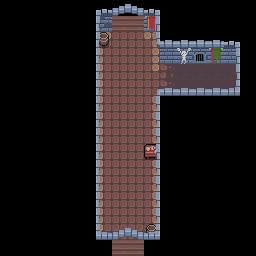

Rendered tile map (Tiled .tmx) drawn with the repository's tilesets; below, a short description and the full map source, tile grids included:
An orthogonal 16x16 tile map with 16x16 px tiles, 3 tile layers (Background, Midground, Foreground), 3 tilesets and 10 objects (6x Goblin, 3x Torch, Chest).

<map version="1.2" tiledversion="1.3.4" orientation="orthogonal" renderorder="right-down" width="16" height="16" tilewidth="16" tileheight="16" infinite="0" nextlayerid="6" nextobjectid="11">
 <editorsettings>
  <export target="../assets/maps/hallway/map.json" format="json" />
 </editorsettings>
 <tileset firstgid="1" name="tilemap" tilewidth="16" tileheight="16" tilecount="72" columns="9">
  <image source="../assets/tilemap.png" width="144" height="128" />
 </tileset>
 <tileset firstgid="73" name="sprite" tilewidth="16" tileheight="16" tilecount="252" columns="28">
  <image source="../assets/spritesheet.png" width="448" height="144" />
 </tileset>
 <tileset firstgid="325" source="sprite.tsx" />
 <layer id="2" name="Background" width="16" height="16">
  <data encoding="csv">
0,0,0,0,0,0,0,0,0,0,0,0,0,0,0,0,
0,0,0,0,0,0,52,28,28,43,0,0,0,0,0,0,
0,0,0,0,0,0,16,12,12,18,0,0,0,0,0,0,
0,0,0,0,0,0,25,12,12,27,43,43,53,43,43,0,
0,0,0,0,0,0,25,12,12,36,30,24,24,24,24,0,
0,0,0,0,0,0,25,12,12,12,30,24,24,24,24,0,
0,0,0,0,0,0,25,12,12,27,0,0,0,0,0,0,
0,0,0,0,0,0,25,12,12,27,0,0,0,0,0,0,
0,0,0,0,0,0,25,12,12,27,0,0,0,0,0,0,
0,0,0,0,0,0,25,12,12,27,0,0,0,0,0,0,
0,0,0,0,0,0,25,12,12,27,0,0,0,0,0,0,
0,0,0,0,0,0,25,12,12,27,0,0,0,0,0,0,
0,0,0,0,0,0,25,12,12,27,0,0,0,0,0,0,
0,0,0,0,0,0,25,12,12,27,0,0,0,0,0,0,
0,0,0,0,0,0,25,12,12,27,0,0,0,0,0,0,
0,0,0,0,0,0,0,28,28,0,0,0,0,0,0,0
</data>
 </layer>
 <layer id="3" name="Midground" width="16" height="16">
  <data encoding="csv">
0,0,0,0,0,0,0,0,0,0,0,0,0,0,0,0,
0,0,0,0,0,37,0,0,0,5,37,0,0,0,0,0,
0,0,0,0,0,37,2,0,0,0,37,37,37,37,37,37,
0,0,0,0,0,37,0,0,0,0,0,14,0,4,0,37,
0,0,0,0,0,37,0,0,0,0,0,0,0,0,0,37,
0,0,0,0,0,37,0,0,0,0,0,0,0,0,0,37,
0,0,0,0,0,37,0,0,0,0,37,37,37,37,37,37,
0,0,0,0,0,37,0,0,0,0,37,0,0,0,0,0,
0,0,0,0,0,37,0,0,0,0,37,0,0,0,0,0,
0,0,0,0,0,37,0,0,0,15,37,0,0,0,0,0,
0,0,0,0,0,37,0,0,0,0,37,0,0,0,0,0,
0,0,0,0,0,37,0,0,0,0,37,0,0,0,0,0,
0,0,0,0,0,37,0,0,0,0,37,0,0,0,0,0,
0,0,0,0,0,37,0,0,0,0,37,0,0,0,0,0,
0,0,0,0,0,37,0,0,0,2,37,0,0,0,0,0,
0,0,0,0,0,0,0,0,0,0,0,0,0,0,0,0
</data>
 </layer>
 <objectgroup id="4" name="Sprites">
  <object id="1" name="Chest" gid="107" x="214.077" y="81.9264" width="16" height="16" />
  <object id="2" name="Goblin" gid="101" x="118.092" y="198.182" width="16" height="16" />
  <object id="3" name="Goblin" gid="101" x="151.776" y="75.6665" width="16" height="16" />
  <object id="4" name="Goblin" gid="101" x="164.296" y="88.1863" width="16" height="16" />
  <object id="5" name="Goblin" gid="101" x="177.114" y="78.3493" width="16" height="16" />
  <object id="6" name="Goblin" gid="101" x="189.932" y="86.3978" width="16" height="16" />
  <object id="7" name="Goblin" gid="101" x="197.98" y="75.6665" width="16" height="16" />
  <object id="8" name="Torch" gid="415" x="159.527" y="62.8486" width="16" height="16" />
  <object id="9" name="Torch" gid="415" x="221.828" y="62.2524" width="16" height="16" />
  <object id="10" name="Torch" gid="415" x="96.6297" y="31.251" width="16" height="16" />
 </objectgroup>
 <layer id="5" name="Foreground" width="16" height="16">
  <data encoding="csv">
0,0,0,0,0,0,56,62,63,60,0,0,0,0,0,0,
0,0,0,0,0,0,49,0,0,50,0,0,0,0,0,0,
0,0,0,0,0,0,49,0,0,59,66,66,66,66,60,0,
0,0,0,0,0,0,49,0,0,0,0,0,0,0,50,0,
0,0,0,0,0,0,49,0,0,0,0,0,0,0,50,0,
0,0,0,0,0,0,49,0,0,41,66,66,66,66,69,0,
0,0,0,0,0,0,49,0,0,50,0,0,0,0,0,0,
0,0,0,0,0,0,49,0,0,50,0,0,0,0,0,0,
0,0,0,0,0,0,49,0,0,50,0,0,0,0,0,0,
0,0,0,0,0,0,49,0,0,50,0,0,0,0,0,0,
0,0,0,0,0,0,49,0,0,50,0,0,0,0,0,0,
0,0,0,0,0,0,49,0,0,50,0,0,0,0,0,0,
0,0,0,0,0,0,49,0,0,50,0,0,0,0,0,0,
0,0,0,0,0,0,49,0,0,50,0,0,0,0,0,0,
0,0,0,0,0,0,65,62,63,69,0,0,0,0,0,0,
0,0,0,0,0,0,0,0,0,0,0,0,0,0,0,0
</data>
 </layer>
</map>
